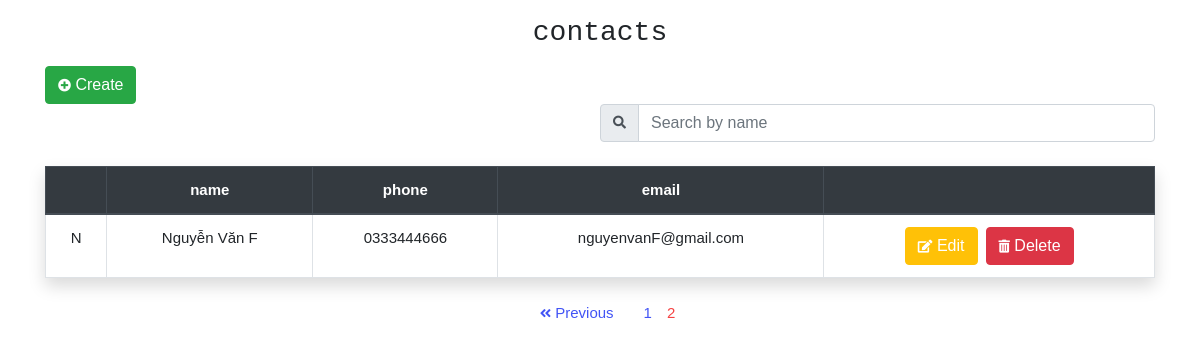
The app's page /index.php?page=2 with its own data.
### tables this page shows
CREATE TABLE `ma` (
  `idma` int(1) NOT NULL,
  `name` varchar(20) DEFAULT NULL,
  `phone` varchar(10) DEFAULT NULL,
  `email` varchar(20) DEFAULT NULL
);

### index.php (the view, shortened to what this page needs)
<?php
	include_once 'conn.php';
	$result = mysqli_query($con, 'SELECT count(idma) as total FROM ma');
	$row = mysqli_fetch_assoc($result);
	$total_records = $row['total'];
	$current_page = isset($_GET['page']) ? $_GET['page'] : 1;
	$limit = 5;
	$total_page = ceil($total_records / $limit);
	$start = ($current_page - 1) * $limit;
?>
<!DOCTYPE html>
<html lang="en">
<head>
	<link rel="stylesheet" href="https://stackpath.bootstrapcdn.com/bootstrap/4.3.1/css/bootstrap.min.css">
	<link rel="stylesheet" href="https://cdnjs.cloudflare.com/ajax/libs/font-awesome/5.11.2/css/all.min.css">
</head>
<body>
	<div class="container pt-3">
		<h3 class="text-center text-monospace pb-2">contacts</h3>
		<a class="text-white btn btn-success" href="insert.php"><i class="fas fa-plus-circle"></i> Create</a>
		<div class="input-group mb-3 w-50 ml-auto">
				<div class="input-group-prepend ">
					<span class="input-group-text" id="basic-addon1"><i class="fas fa-search"></i></span>
				</div>
				<input type="text" class="form-control" id="myInput" name="search" placeholder="Search by name">
		</div>
		<div class="shadow">
			<table class="table table-bordered mt-4" id="myTable">
				<thead class="thead-dark">
					<tr>
						<th scope="col"></th>
						<th scope="col">name</th>
						<th scope="col">phone</th>
						<th scope="col">email</th>
						<th scope="col"></th>
					</tr>
				</thead>
				<tbody>
					<?php
						include_once 'conn.php';
						$q = " SELECT * FROM ma ORDER BY name LIMIT $start, $limit";
						$query = mysqli_query($con,$q);
						while ($row = mysqli_fetch_assoc($query)) {
					?>
					<tr>
						<td><?php echo $row['name'][0]; ?></td>
						<td><?php echo $row['name']; ?></td>
						<td><?php echo $row['phone']; ?></td>
						<td><?php echo $row['email']; ?></td>
						<td>
							<div class="d-flex justify-content-center">
								<a class="text-white btn btn-warning mr-2" href="update.php?ma=<?php echo $row['idma']; ?>"><i class="fas fa-edit"></i> Edit</a>
								<a onclick="return confirm('Bạn có thực sự muốn xóa nó')"; class="text-white btn btn-danger" href="delete.php?ma=<?php echo $row['idma']; ?>"><i class="fas fa-trash-alt"></i> Delete</a>
							</div>
						</td>
					</tr>
				<?php
					}
				 ?>
				</tbody>
			</table>
		</div>
		<div class=" pagination d-flex justify-content-center align-items-center pt-2">
			<?php
			if ($current_page > 1 && $total_page > 1){
				echo '<a href="index.php?page='.($current_page-1).'"><i class="fas fa-angle-double-left"></i> Previous</a>  ';
			}
			for ($i = 1; $i <= $total_page; $i++){
				if ($i == $current_page){
					echo '<span>'.$i.'</span>  ';
				}
				else{
					echo '<a href="index.php?page='.$i.'">'.$i.'</a>  ';
				}
			}
			?>
		</div>
	</div>
</body>
</html>

### index.php (style rules this page uses)
body { font-size: 15px; font-family: sans-serif; }
.pagination > a { margin: 0 15px; color: #4254f5; }
span { color : #f54242; }
i.fas { font-size: 13px; }
th , tr { text-align: center; }

### records on screen
ma: name "N", name "Nguyễn Văn F", phone "0333444666", email "nguyenvanF@gmail.com"
